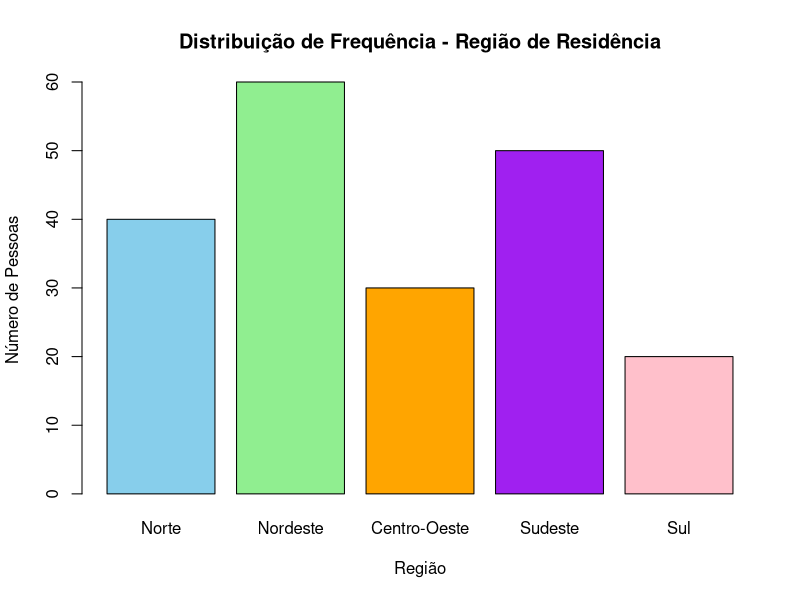
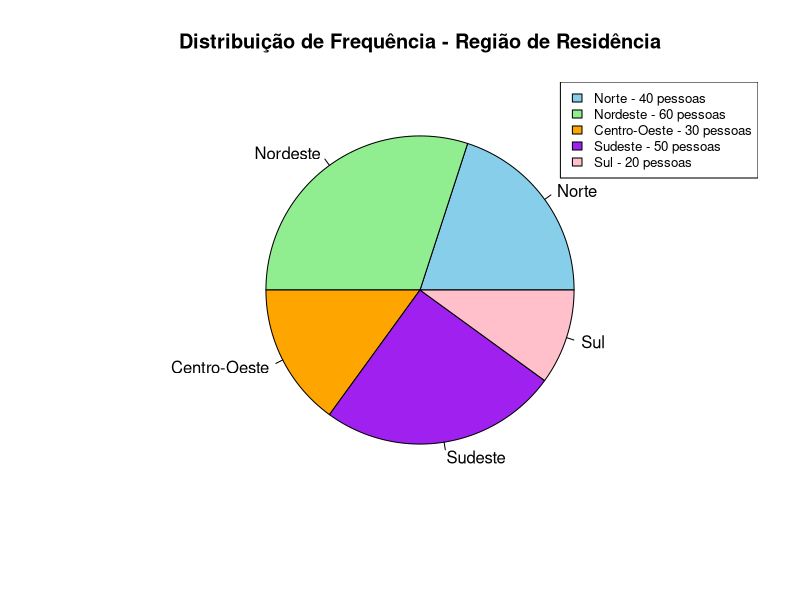
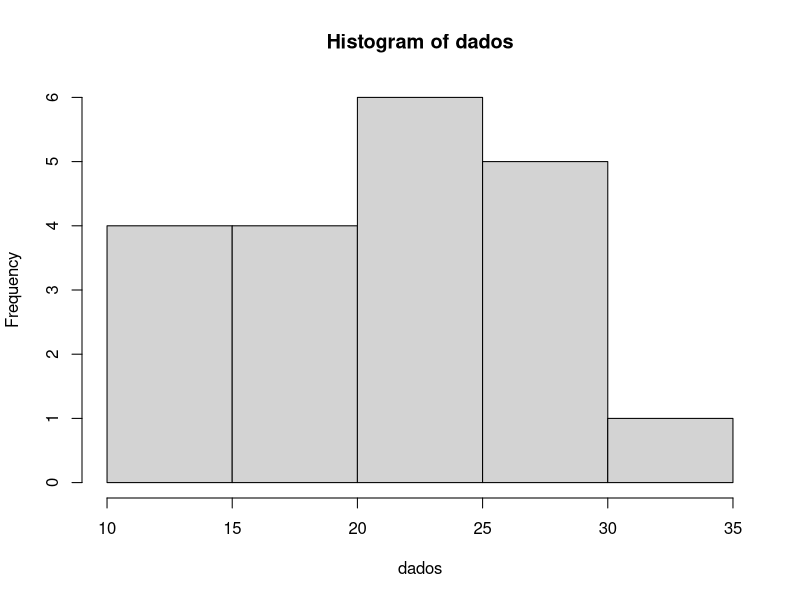
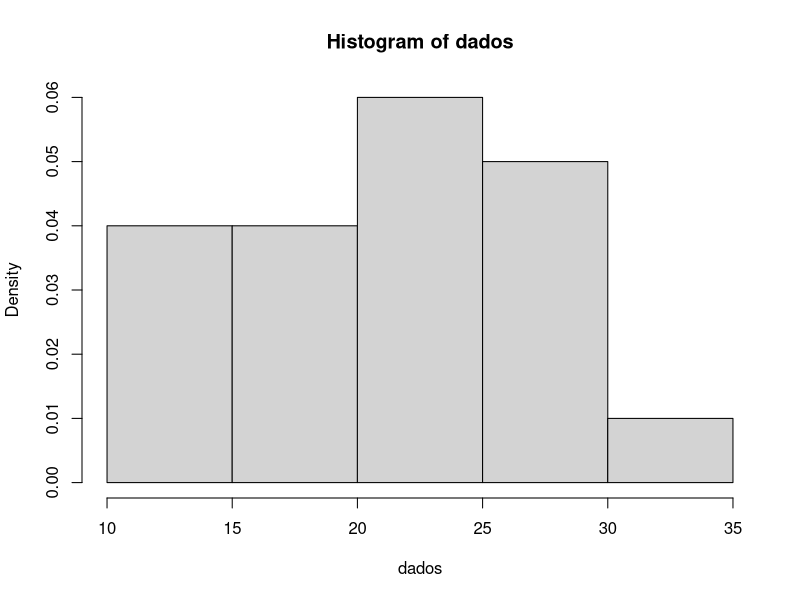
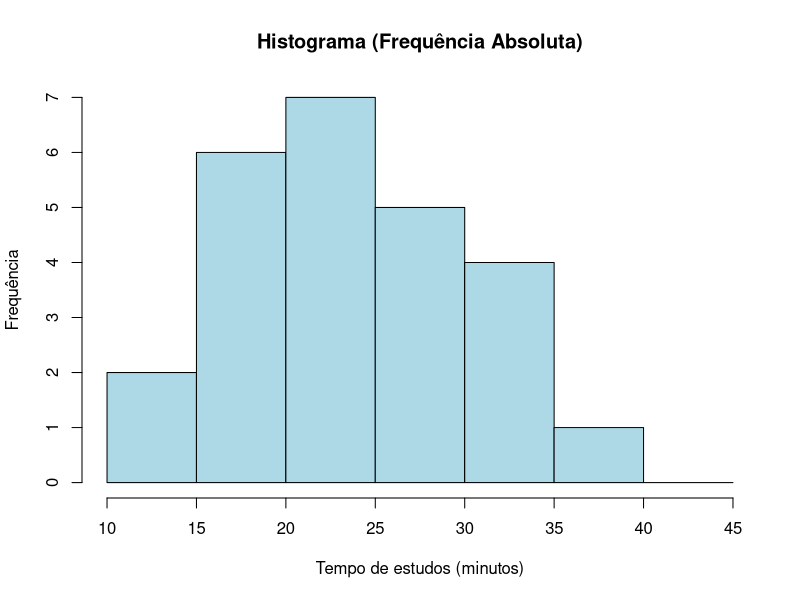
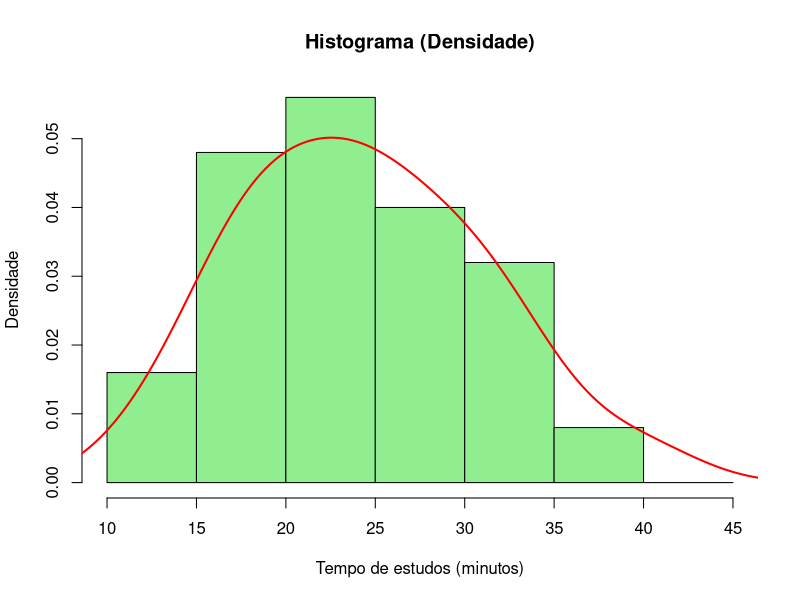

Write R code to recreate these figures, in order.
## ---- chunk 1
knitr::opts_chunk$set(#collapse = TRUE,
                      echo = TRUE, 
                      size = "footnotesize",
                      comment = NA,
                      warning = FALSE,
                      message = FALSE,
                      #out.width = "1\\linewidth",
                      fig.align = "center",
                      fig.width = 8, 
                      fig.height = 4, 
                      fig.show = "hold",
                      #fig.path = "Figuras1/",
                      fig.pos = "!htb",
                      fig.cap = TRUE,
                      background = "#E6E6FA",
                      #background = "black",
                      dev = c("png",'pdf'),
                      res=300,
                      dpi = 300)
## ---- chunk 2
#library(tidyverse)
#library(tinytex)
library(knitr)
library(kableExtra)
library(xtable)
library(ggplot2)
library(dplyr)
## ---- chunk 3
#| label: tbl-frutas
#| tbl-cap: "Distribuição por categoria de frutas."
#| tbl-cap-location: top

# Dados das categorias
categorias <- c("Maçã", "Banana", "Laranja", "Uva", "Manga")
frequencia <- c(25, 30, 20, 15, 10)

# Cálculo do total
total <- sum(frequencia)

# Proporção e percentual
prop <- frequencia / total
perc <- paste0(round(prop * 100, 2), "%")

# Montando a tabela com linha de Total
tabela_frutas <- rbind(
  data.frame(
    Categoria = categorias,
    Frequência = frequencia,
    Proporção = round(prop, 2),
    Percentual = perc
  ),
  data.frame(
    Categoria = "Total",
    Frequência = total,
    Proporção = 1.00,
    Percentual = "100%"
  )
)

# Gerando a tabela
kable(tabela_frutas, align = "c") %>%
  kable_styling(full_width = FALSE,
                bootstrap_options = c("striped", "hover", "condensed", "responsive")) %>%
  row_spec(nrow(tabela_frutas), bold = TRUE)  # destaca a última linha


## ---- chunk 4
#| label: tbl-regioes
#| tbl-cap: "Distribuição por região."
#| tbl-cap-location: top

# Criando os dados
regioes <- c("Norte", "Nordeste", "Centro-Oeste", "Sudeste", "Sul", "Total")
frequencia <- c(40, 60, 30, 50, 20, 200)
proporcao <- c(0.20, 0.30, 0.15, 0.25, 0.10, 1.00)
percentual <- c("20%", "30%", "15%", "25%", "10%", "100%")

tabela <- data.frame(
  Região = regioes,
  Frequência = frequencia,
  Proporção = proporcao,
  Percentual = percentual
)

# Gerando a tabela
kable(tabela, align = "c") %>%
  kable_styling(full_width = FALSE,
                bootstrap_options = c("striped", "hover", "condensed", "responsive")) %>%
  row_spec(6, bold = TRUE)  # deixa a linha do Total em negrito


## ---- chunk 5

# Dados da pesquisa
regioes <- c("Norte", "Nordeste", "Centro-Oeste", "Sudeste", "Sul")
frequencias <- c(40, 60, 30, 50, 20)

# Criar gráfico de barras
barplot(frequencias,
        names.arg = regioes,
        col = c("skyblue", "lightgreen", "orange", "purple", "pink"),
        main = "Distribuição de Frequência - Região de Residência",
        xlab = "Região",
        ylab = "Número de Pessoas")
# 

## ---- chunk 6


# Dados da pesquisa
regioes <- c("Norte", "Nordeste", "Centro-Oeste", "Sudeste", "Sul")
frequencias <- c(40, 60, 30, 50, 20)

# Criar gráfico de setores
pie(frequencias,
    labels = regioes,
    col = c("skyblue", "lightgreen", "orange", "purple", "pink"),
    main = "Distribuição de Frequência - Região de Residência")

# Adicionar legenda com valores
legend("topright",
       legend = paste(regioes, "-", frequencias, "pessoas"),
       fill = c("skyblue", "lightgreen", "orange", "purple", "pink"),
       cex = 0.8)

## ---- chunk 7
#| label: tbl-satisfacao
#| tbl-cap: "Distribuição por grau de satisfação."
#| tbl-cap-location: top
# Dados
categorias <- c("Muito insatisfeito", "Insatisfeito", "Neutro", "Satisfeito", "Muito satisfeito")
frequencia <- c(10, 20, 30, 40, 20)

# Total
total <- sum(frequencia)

# Proporção e percentual
prop <- frequencia / total
perc <- paste0(round(prop * 100, 1), "%")

# Montando tabela com linha de Total
tabela_satisfacao <- rbind(
  data.frame(
    "Grau de Satisfação" = categorias,
    "Frequência" = frequencia,
    "Proporção" = round(prop, 3),
    "Percentual" = perc,
    check.names = FALSE
  ),
  data.frame(
    "Grau de Satisfação" = "Total",
    "Frequência" = total,
    "Proporção" = 1.00,
    "Percentual" = "100%",
    check.names = FALSE
  )
)

# Gerando a tabela
kable(tabela_satisfacao, align = "c") %>%
  kable_styling(full_width = FALSE,
                bootstrap_options = c("striped", "hover", "condensed", "responsive")) %>%
  row_spec(nrow(tabela_satisfacao), bold = TRUE)  # destaca a linha do Total


## ---- chunk 8
#| label: tbl-satisfacaoacumulada
#| tbl-cap: "Distribuição acumulada por grau de satisfação."
#| tbl-cap-location: top
# Dados
categorias <- c("Muito satisfeito", "Satisfeito", "Neutro", "Insatisfeito", "Muito insatisfeito")
frequencia <- c(20, 40, 30, 20, 10)

# Total
total <- sum(frequencia)

# Frequência acumulada
freq_acum <- cumsum(frequencia)

# Percentual acumulado
perc_acum <- paste0(round(freq_acum / total * 100, 1), "%")

# Montando tabela com linha de Total
tabela_satisfacao_acum <- rbind(
  data.frame(
    "Grau de Satisfação" = categorias,
    "Frequência" = frequencia,
    "Freq. Acumulada" = freq_acum,
    "Percentual Acumulado" = perc_acum,
    check.names = FALSE
  ),
  data.frame(
    "Grau de Satisfação" = "Total",
    "Frequência" = total,
    "Freq. Acumulada" = total,
    "Percentual Acumulado" = "100%",
    check.names = FALSE
  )
)

# Gerando a tabela
kable(tabela_satisfacao_acum, align = "c") %>%
  kable_styling(full_width = FALSE,
                bootstrap_options = c("striped", "hover", "condensed", "responsive")) %>%
  row_spec(nrow(tabela_satisfacao_acum), bold = TRUE)  # destaca a linha do Total


## ---- chunk 9
#| label: tbl-ensino
#| tbl-cap: "Distribuição por nível de ensino."
#| tbl-cap-location: top
# Dados
categorias <- c("Pós-graduação", "Ensino Superior", "Ensino Médio",
                "Ensino Fundamental II", "Ensino Fundamental I")
frequencia <- c(500, 1500, 2500, 2000, 1000)

# Total
total <- sum(frequencia)

# Proporção e porcentagem
prop <- frequencia / total
perc <- paste0(round(prop * 100, 1), "%")

# Frequência acumulada e percentual acumulado
freq_acum <- cumsum(frequencia)
perc_acum <- paste0(round(freq_acum / total * 100, 1), "%")

# Montando tabela com linha de Total
tabela_ensino <- rbind(
  data.frame(
    "Nível de Ensino" = categorias,
    "Frequência" = frequencia,
    "Proporção" = round(prop, 3),
    "Porcentagem" = perc,
    "Freq. Acumulada (%)" = perc_acum,
    check.names = FALSE
  ),
  data.frame(
    "Nível de Ensino" = "Total",
    "Frequência" = total,
    "Proporção" = 1.00,
    "Porcentagem" = "100%",
    "Freq. Acumulada (%)" = "100%",
    check.names = FALSE
  )
)

# Gerando a tabela
kable(tabela_ensino, align = "c") %>%
  kable_styling(full_width = FALSE,
                bootstrap_options = c("striped", "hover", "condensed", "responsive")) %>%
  row_spec(nrow(tabela_ensino), bold = TRUE)  # destaca a linha do Total

## ---- chunk 10
#| label: tbl-idade
#| tbl-cap: "Distribuição por intervalo de idade."
#| tbl-cap-location: top
# Dados
intervalos <- c(
  "\\(10 \\vdash 20\\)",
  "\\(20 \\vdash 30\\)",
  "\\(30 \\vdash 40\\)",
  "\\(40 \\vdash 50\\)",
  "\\(50 \\vdash 60\\)",
  "\\(60 \\vdash 70\\)"
)
frequencia <- c(8, 20, 25, 22, 15, 10)

# Total
total <- sum(frequencia)

# Proporção e porcentagem
prop <- frequencia / total
perc <- paste0(round(prop * 100, 1), "%")

# Frequência acumulada e percentual acumulado
freq_acum <- cumsum(frequencia)
perc_acum <- paste0(round(freq_acum / total * 100, 1), "%")

# Montando tabela com linha de Total
tabela_idade <- rbind(
  data.frame(
    "Intervalo de Idade" = intervalos,
    "Frequência" = frequencia,
    "Proporção" = round(prop, 2),
    "Porcentagem" = perc,
    "Freq. Acumulada (%)" = perc_acum,
    check.names = FALSE
  ),
  data.frame(
    "Intervalo de Idade" = "Total",
    "Frequência" = total,
    "Proporção" = 1.00,
    "Porcentagem" = "100%",
    "Freq. Acumulada (%)" = "100%",
    check.names = FALSE
  )
)

# Gerando a tabela
kable(tabela_idade, align = "c", escape = FALSE) %>%   # escape=FALSE para renderizar LaTeX ($\vdash$)
  kable_styling(full_width = FALSE,
                bootstrap_options = c("striped", "hover", "condensed", "responsive")) %>%
  row_spec(nrow(tabela_idade), bold = TRUE)  # destaca a linha do Total


## ---- chunk 11
#| label: tbl-tempo
#| tbl-cap: "Distribuição por intervalo de tempo."
#| tbl-cap-location: top
# Dados
intervalos <- c(
  "\\(0 \\vdash 10\\)",
  "\\(10 \\vdash 20\\)",
  "\\(20 \\vdash 30\\)",
  "\\(30 \\vdash 40\\)",
  "\\(40 \\vdash 50\\)",
  "\\(50 \\vdash 60\\)",
  "\\(60 \\vdash 70\\)"
)
frequencia <- c(5, 12, 15, 10, 8, 6, 4)
# Montando tabela com colunas incompletas
tabela_exercicio <- rbind(
  data.frame(
    "Intervalo de Tempo" = intervalos,
    "Frequência" = frequencia,
    "Proporção" = "...",
    "Porcentagem" = "...",
    "Freq. Acumulada (%)" = "...",
    check.names = FALSE
  ),
  data.frame(
    "Intervalo de Tempo" = "Total",
    "Frequência" = sum(frequencia),
    "Proporção" = "1.00",
    "Porcentagem" = "100%",
    "Freq. Acumulada (%)" = "100%",
    check.names = FALSE
  )
)

# Gerando a tabela
kable(tabela_exercicio, align = "c", escape = FALSE) %>%
  kable_styling(full_width = FALSE,
                bootstrap_options = c("striped", "hover", "condensed", "responsive")) %>%
  row_spec(nrow(tabela_exercicio), bold = TRUE)  # destaca a linha do Total


## ---- chunk 12
#| label: tbl-tempocompleto
#| tbl-cap: "Distribuição por intervalo de tempo."
#| tbl-cap-location: top
# Intervalos com LaTeX
intervalos <- c(
  "\\(0 \\vdash 10\\)",
  "\\(10 \\vdash 20\\)",
  "\\(20 \\vdash 30\\)",
  "\\(30 \\vdash 40\\)",
  "\\(40 \\vdash 50\\)",
  "\\(50 \\vdash 60\\)",
  "\\(60 \\vdash 70\\)"
)

# Frequências
frequencia <- c(5, 12, 15, 10, 8, 6, 4)

# Total
total <- sum(frequencia)

# Proporção e porcentagem
prop <- frequencia / total
perc <- paste0(round(prop * 100, 1), "%")

# Frequência acumulada e percentual acumulado
freq_acum <- cumsum(frequencia)
perc_acum <- paste0(round(freq_acum / total * 100, 1), "%")

# Montando tabela com linha de Total
tabela_tempo <- rbind(
  data.frame(
    "Intervalo de Tempo" = intervalos,
    "Frequência" = frequencia,
    "Proporção" = round(prop, 3),
    "Porcentagem" = perc,
    "Freq. Acumulada (%)" = perc_acum,
    check.names = FALSE
  ),
  data.frame(
    "Intervalo de Tempo" = "Total",
    "Frequência" = total,
    "Proporção" = 1.00,
    "Porcentagem" = "100%",
    "Freq. Acumulada (%)" = "100%",
    check.names = FALSE
  )
)

# Gerando a tabela
kable(tabela_tempo, align = "c", escape = FALSE) %>%
  kable_styling(full_width = FALSE,
                bootstrap_options = c("striped", "hover", "condensed", "responsive")) %>%
  row_spec(nrow(tabela_tempo), bold = TRUE)  # destaca a linha do Total


## ---- chunk 13
# Dados
dados <- c(11, 33, 25, 14, 22,
           23, 28, 18, 17, 29,
           30, 26, 26, 23, 14,
           17, 22, 19, 25, 15)
sort(dados)
## ---- chunk 14
#| label: tbl-transito
#| tbl-cap: "Distribuição de frequência do tempo de deslocamento."
#| tbl-cap-location: top
# Dados
dados <- c(11, 33, 25, 14, 22,
           23, 28, 18, 17, 29,
           30, 26, 26, 23, 14,
           17, 22, 19, 25, 15)

# Intervalos com LaTeX
intervalos <- c(
  "\\(10 \\dashv 15\\)",
  "\\(15 \\dashv 20\\)",
  "\\(20 \\dashv 25\\)",
  "\\(25 \\dashv 30\\)",
  "\\(30 \\dashv 35\\)"
)

# Frequências corretas
frequencia <- c(4, 4, 6, 5, 1)

# Total
total <- sum(frequencia)

# Proporção e porcentagem
prop <- frequencia / total
perc <- paste0(round(prop * 100, 1), "%")

# Montando tabela com linha de Total
tabela_tempo <- data.frame(
  "Intervalo de Tempo" = c(intervalos, "Total"),
  "Frequência" = c(frequencia, total),
  "Proporção" = c(round(prop, 3), 1.000),
  "Porcentagem" = c(perc, "100%"),
  check.names = FALSE
)

# Gerando a tabela
kable(tabela_tempo, align = "c", escape = FALSE) %>%
  kable_styling(full_width = FALSE,
                bootstrap_options = c("striped", "hover", "condensed", "responsive")) %>%
  row_spec(nrow(tabela_tempo), bold = TRUE)


## ---- chunk 15
# Dados
dados <- c(11, 33, 25, 14, 22,
           23, 28, 18, 17, 29,
           30, 26, 26, 23, 14,
           17, 22, 19, 25, 15)
hist(dados)

## ---- chunk 16
hist(dados, probability=T)
## ---- chunk 17
dados <- c(12, 18, 25, 30, 22,
           15, 28, 35, 40, 20,
           18, 25, 27, 32, 16,
           22, 24, 19, 21, 29,
           33, 26, 17, 23, 31)
sort(dados)
## ---- chunk 18
#| label: tbl-histFA
#| tbl-cap: "Distribuição de Frequências."
#| tbl-cap-location: top
# Dados
dados <- c(12, 18, 25, 30, 22,
           15, 28, 35, 40, 20,
           18, 25, 27, 32, 16,
           22, 24, 19, 21, 29,
           33, 26, 17, 23, 31)

# Intervalos com LaTeX
intervalos <- c(
  "\\(10 \\dashv 15\\)",
  "\\(15 \\dashv 20\\)",
  "\\(20 \\dashv 25\\)",
  "\\(25 \\dashv 30\\)",
  "\\(30 \\dashv 35\\)",
  "\\(35 \\dashv 40\\)"
)

# Frequências corretas
frequencia <- c(2, 6, 7, 5, 4, 1)

# Total
total <- sum(frequencia)

# Proporção e porcentagem
prop <- frequencia / total
perc <- paste0(round(prop * 100, 1), "%")

# Montando tabela com linha de Total
tabela_tempo <- data.frame(
  "Intervalo de Tempo" = c(intervalos, "Total"),
  "Frequência" = c(frequencia, total),
  "Proporção" = c(round(prop, 3), 1.000),
  "Porcentagem" = c(perc, "100%"),
  check.names = FALSE
)

# Gerando a tabela
kable(tabela_tempo, align = "c", escape = FALSE) %>%
  kable_styling(full_width = FALSE,
                bootstrap_options = c("striped", "hover", "condensed", "responsive")) %>%
  row_spec(nrow(tabela_tempo), bold = TRUE)

## ---- chunk 19
hist(dados,
     breaks = seq(10, 45, by = 5),
     main = "Histograma (Frequência Absoluta)",
     xlab = "Tempo de estudos (minutos)",
     ylab = "Frequência",
     col = "lightblue")
## ---- chunk 20
hist(dados,
     breaks = seq(10, 45, by = 5),
     freq = FALSE,   # eixo y = densidade
     main = "Histograma (Densidade)",
     xlab = "Tempo de estudos (minutos)",
     ylab = "Densidade",
     col = "lightgreen")

# Adicionando curva de densidade suavizada
lines(density(dados), col = "red", lwd = 2)
